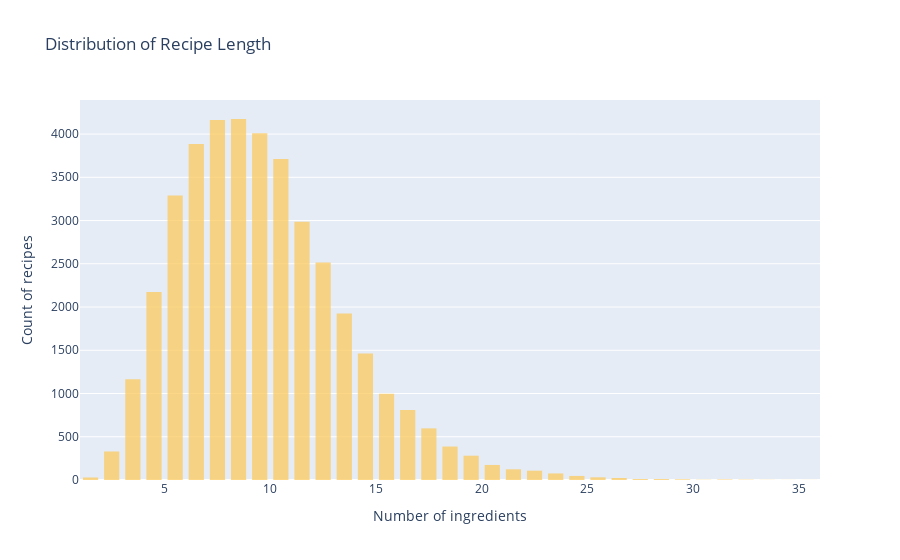

Source (notebook cell):
### Code cell
trace = go.Histogram(
    x= Recipes_data['ingredients'].str.len(),
    xbins=dict(start=0,end=80,size=1),
   marker=dict(color='#fbca5f'),
    opacity=0.75)
data = [trace]
layout = go.Layout(
    title='Distribution of Recipe Length',
    xaxis=dict(title='Number of ingredients'),
    yaxis=dict(title='Count of recipes'),
    bargap=0.1,
    bargroupgap=0.2)

fig = go.Figure(data=data, layout=layout)
iplot(fig)

### Figure 1 — Plotly figure (JSON) as saved in the notebook; plotly's stock layout.template omitted (floating-point values rounded to 4 significant figures; data arrays with more than 128 entries replaced by an {"elided": "..."} marker saying what was removed)
{"data": [{"marker": {"color": "#fbca5f"}, "opacity": 0.75, "type": "histogram", "x": {"elided": "39517 int values"}, "xbins": {"end": 80, "size": 1, "start": 0}}], "layout": {"bargap": 0.1, "bargroupgap": 0.2, "title": {"text": "Distribution of Recipe Length"}, "xaxis": {"title": {"text": "Number of ingredients"}}, "yaxis": {"title": {"text": "Count of recipes"}}}}
